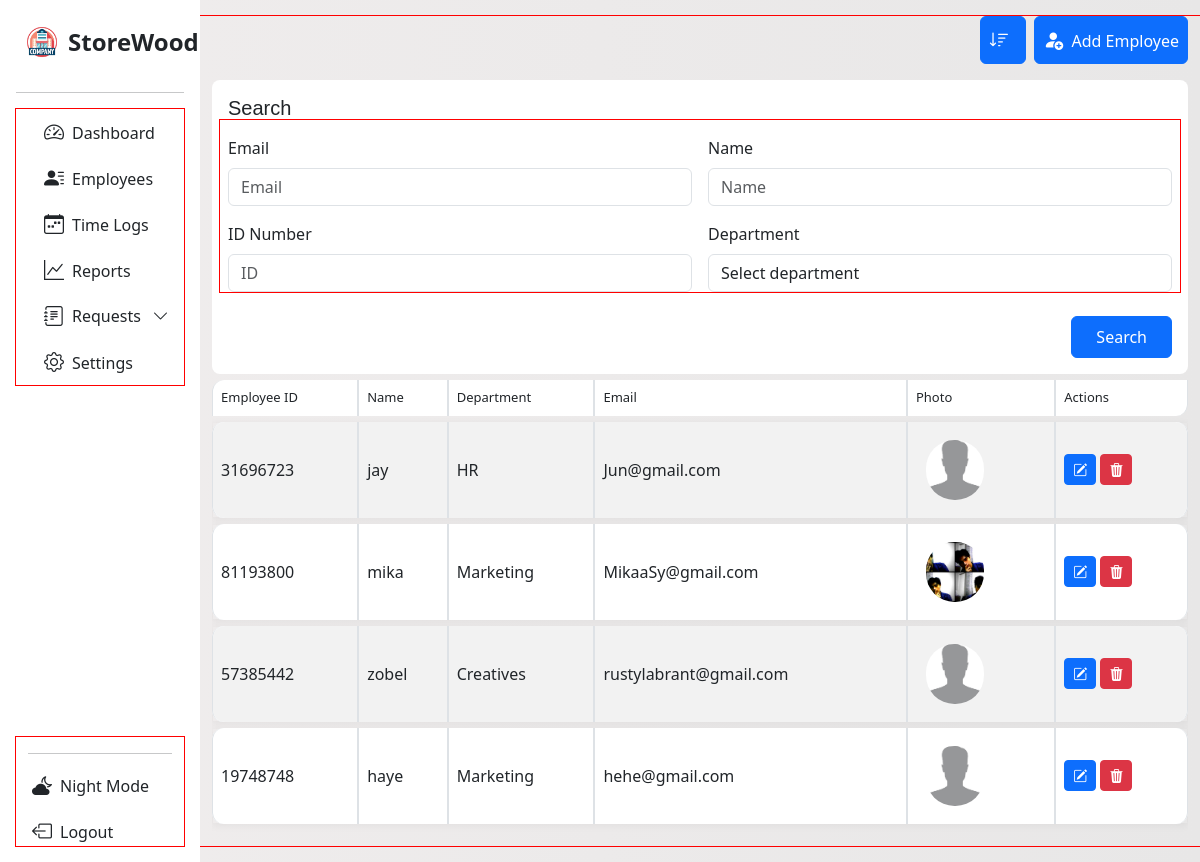
Page /search_employee on the earlier database version.
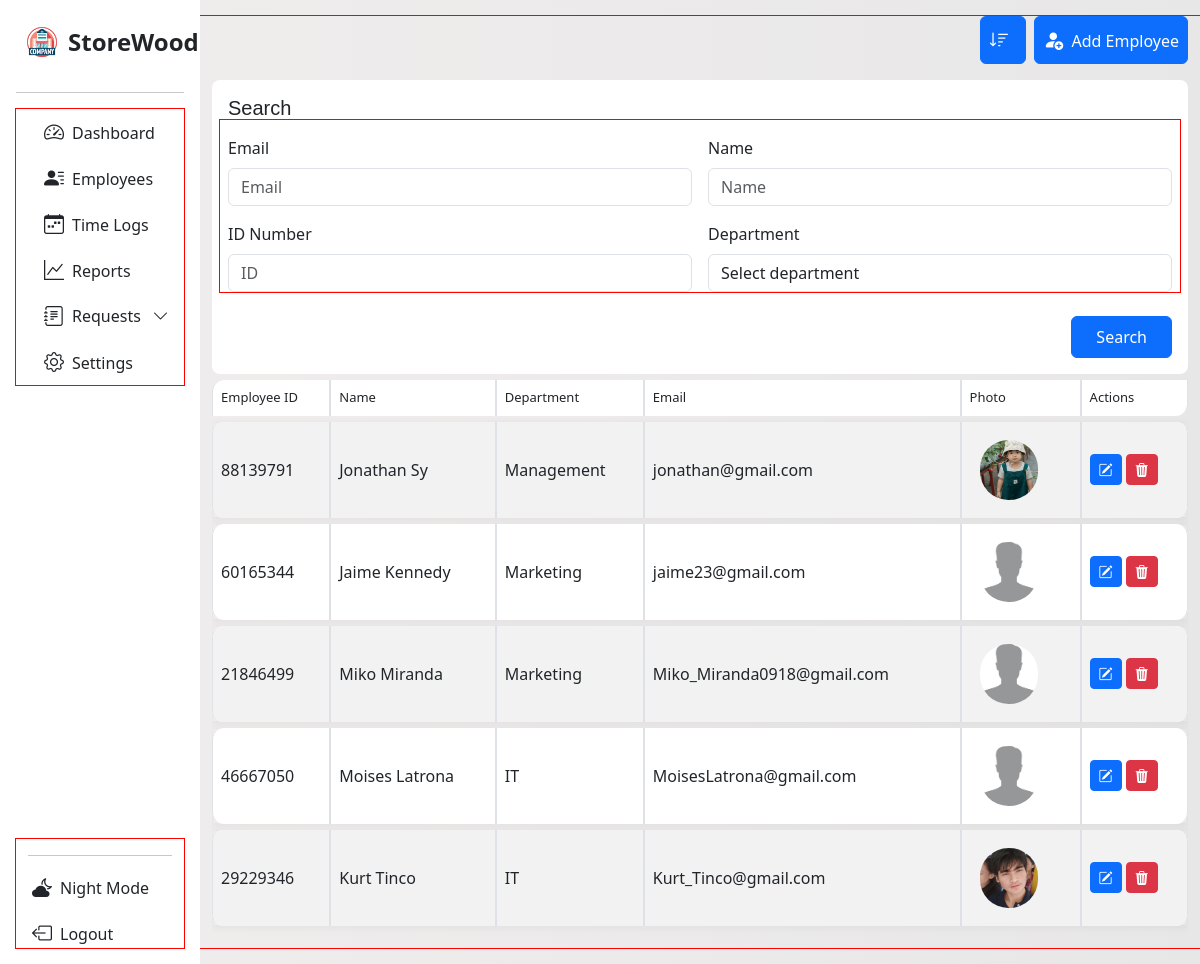
Same page on the later database version.
### tables this page shows
CREATE TABLE employee 
                            (id INTEGER PRIMARY KEY AUTOINCREMENT,
                            employee_id TEXT, name TEXT, department TEXT,
                            photo_path TEXT, time_in TEXT, email TEXT);

### main.py (the view)
@app.route('/search_employee', methods=['GET'])
def search_employee():
    iden_num = request.args.get('identification-number')
    name = request.args.get('name')
    department = request.args.get('department')
    email = request.args.get('email')
    filters = []
    values = []
    if iden_num:
        filters.append("employee_id = ?")
        values.append(iden_num)
    if name:
        filters.append("name LIKE ?")
        values.append(f"%{name}%")
    if department:
        filters.append("department = ?")
        values.append(department)
    if email:
        filters.append("email LIKE ?")
        values.append(f"%{email}%")
    where_clause = " AND ".join(filters) if filters else "1=1"
    try:
        with sqlite3.connect(db.connect_employee()) as con:
            cur = con.cursor()
            query = f"""
                SELECT employee_id, name, department, email, photo_path, id
                FROM employee
                WHERE {where_clause}
            """
            cur.execute(query, values)
            results = cur.fetchall()
            return render_template('e_manage.html', employee=results,
                       iden_num=iden_num, name=name, department=department, email=email)
    except sqlite3.Error as e:
        print("Fetch error:", e)
        results = []
    return render_template('e_manage.html', employee=results)

### database.py (called while the page is built)
    def connect_employee(self):
        return self.employee_database

### templates/e_manage.html (shortened to what this page needs)
<!DOCTYPE html>
<html lang="en">
<head>
  <link rel="stylesheet" href="{{ url_for('static', filename='dash.css') }}">
  <link rel="stylesheet" href="{{ url_for('static', filename='manage.css') }}">
  <link href="https://cdn.jsdelivr.net/npm/bootstrap-icons@1.11.3/font/bootstrap-icons.css" rel="stylesheet">
  <link href='https://unpkg.com/boxicons@2.1.4/css/boxicons.min.css' rel='stylesheet'>
  <link href="https://cdn.jsdelivr.net/npm/bootstrap@5.3.0/dist/css/bootstrap.min.css" rel="stylesheet">
</head>
<body>
<div class="container-fluid overflow-hidden">
  <div class="row vh-100 overflow-auto">
     <nav id="sidebarMenu" class="col-12 col-sm-4 col-md-3 col-lg-3 col-xl-2 bg-col px-0 position-sticky sticky-top">
  <div class="d-flex w-100 flex-column p-3 align-items-sm-start pt-4 h-100">
    <a href="/" class="d-flex align-items-center mb-3 text-dark text-decoration-none w-100 px-2">
      <img src="{{ url_for('static', filename='img/company.png') }}?v=2" alt="Logo" width="36" height="36" class="me-2">
      <span class="fs-4 fw-semibold">StoreWood</span>
    </a>
    <hr class="w-100">
    <ul class="nav nav-pills flex-column mb-auto w-100" id="menu">
      <div class="container con-li">
        <li class="nav-item">
          <a href="{{ url_for('management') }}" class="nav-link text-dark">
            <i class="bi bi-speedometer2 fs-5"></i><span class="ms-2">Dashboard</span>
          </a>
        </li>
        <li class="nav-item">
          <a class="nav-link text-dark {% if page == 'requests' %}active-page{% endif %}" href="{{ url_for('employees_management') }}">
            <i class="bi bi-person-lines-fill fs-5"></i><span class="ms-2">Employees</span>
          </a>
        </li>
        <li>
          <a href="{{ url_for('time_logs_page') }}" class="nav-link text-dark">
            <i class="bi bi-calendar-week fs-5"></i><span class="ms-2">Time Logs</span>
          </a>
        </li>
        <li>
          <a href="{{ url_for('reports_page') }}" class="nav-link text-dark">
            <i class="fs-5 bi bi-graph-up"></i><span class="ms-2">Reports</span>
          </a>
        </li>
      <li class="nav-item">
        <a class="nav-link d-flex justify-content-between align-items-center text-dark"
          data-bs-toggle="collapse" href="#requestsSubMenu"  role="button"
          aria-expanded="false" aria-controls="requestsSubMenu">
          <span class="d-flex align-items-center gap-2 flex-grow-1">
            <i class="fs-5 bi bi-journal-text"></i>
            <span class="text-truncate">Requests</span>
          </span>
          <i class="bi bi-chevron-down arrow-icon ms-2"></i>
        </a>
      </li>
        <li>
          <a href="#" class="nav-link text-dark">
            <i class="fs-5 bi bi-gear"></i><span class="ms-2">Settings</span>
          </a>
        </li>
      </div>
    </ul>
    <div class="container mt-auto">
      <hr class="w-100">
      <a href="{{ url_for('admin_login') }}" class="nav-link text-dark mt-3">
        <i class="bi bi-cloud-moon-fill fs-5 ms-1"></i><span class="ms-2">Night Mode</span>
      </a>
      <a href="{{ url_for('admin_login') }}" class="nav-link text-dark mt-3">
        <i class="bi bi-box-arrow-left fs-5 ms-1"></i><span class="ms-2">Logout</span>
      </a>
    </div>
  </div>
</nav>
<div class="col d-flex flex-column w-50">
<div class="row mb-3 mt-3">
  <div class="col-12 d-flex justify-content-end flex-wrap gap-2 gap-md-0">
       <div class="d-flex flex-row align-items-center gap-2 mb-3 flex-wrap">
      <div>
        <div class="dropdown">
          <button class="btn btn-primary p-2 pe-3" type="button" title="Dropdown" id="sortDropdown" data-bs-toggle="dropdown" aria-expanded="false">
            <i class="bi bi-sort-down fs-5"></i>
          </button>
        </div>
      </div>
      <div>
        <a href="{{ url_for('add_employee') }}">
          <button class="btn btn-primary p-2" type="button">
            <i class="bi bi-person-fill-add fs-5"></i> <span class="ms-1">Add Employee</span>
          </button>
        </a>
      </div>
    </div>
      <div class="col-12">
        <form action="{{ url_for('search_employee') }}" method="get" class="rounded-3 p-3" style="background-color: white;">
          <p class="search-txt h5 mb-3">Search</p>
          <div class="row g-3">
            <div class="col-md-6">
              <label for="e-email" class="form-label">Email</label>
              <input name="email" value="{{ email or '' }}" type="email" id="e-email" class="form-control" placeholder="Email">
            </div>
            <div class="col-md-6">
              <label for="e-name" class="form-label">Name</label>
              <input name="name" value="{{ name or '' }}" type="text" id="e-name" class="form-control" placeholder="Name">
            </div>
            <div class="col-md-6">
              <label for="e-id" class="form-label">ID Number</label>
              <input name="identification-number" value="{{ iden_num or '' }}" type="text" id="e-id" class="form-control" placeholder="ID">
            </div>
            <div class="col-md-6">
              <label for="e-dept" class="form-label">Department</label>
              <select id="e-dept" class="form-control" name="department">
                <option selected disabled>Select department</option>
              </select>
            </div>
          </div>
          <div class="d-flex justify-content-end mt-4">
            <button type="submit" class="btn btn-primary px-4 py-2">Search</button>
          </div>
        </form>
      </div>
  <div class="col-12">
    <div class="table-responsive">
      <table class="table table-striped table-bordered custom-table">
        <thead class="head">
          <tr>
            <th>Employee ID</th>
            <th>Name</th>
            <th>Department</th>
            <th>Email</th>
            <th>Photo</th>
            <th>Actions</th>
          </tr>
        </thead>
        <tbody>
          {% if employee %}
            {% for emp in employee %}
              <tr>
                <td>{{ emp[0] }}</td>
                <td>{{ emp[1] }}</td>
                <td>{{ emp[2] }}</td>
                <td>{{ emp[3] }}</td>
                <td>
                  {% if emp[4] %}
                    <img class="employee-photos" src="{{ url_for('static', filename=emp[4]) }}" width="100" alt="Employee Photo">
                  {% endif %}
                </td>
                <td>
                  <a href="{{ url_for('edit_employees_profile', id=emp[5]) }}" class="btn btn-primary btn-sm"><i class="bi bi-pencil-square"></i></a>
                  <a href="{{ url_for('delete_employee_profile', id=emp[5]) }}" class="btn btn-danger btn-sm"><i class="bi bi-trash3-fill"></i></a>
                </td>
              </tr>
            {% endfor %}
          {% else %}
            <tr>
              <td colspan="6" class="text-center">No employee found.</td>
            </tr>
          {% endif %}
        </tbody>
      </table>
    </div>
  </div>
</div>
    </div>
  </div>
</div>
</body>
</html>

### static/dash.css (style rules this page uses)
* { scrollbar-width: none; }
body { background: linear-gradient(to right, #f0eded, #e8e7e7); overflow: hidden; scrollbar-width: none; height: 100%; }
*, *::before, *::after { box-sizing: border-box; }
.bg-col { background-color: rgb(255, 255, 255) !important; }
.dropdown { width: 100%; z-index: 100; }
.custom-table { border-collapse: separate !important; border-spacing: 0 6px; height: 30px; border-radius: 10px; overflow-y: scroll; }
.custom-table tbody tr td, .custom-table tbody tr th { height: 70px; vertical-align: middle; }
.custom-table tbody tr { background-color: #fff; box-shadow: 0 2px 8px rgba(0, 0, 0, 0.05); }
.custom-table tbody tr td:first-child, .custom-table tbody tr th:first-child { border-top-left-radius: 12px; border-bottom-left-radius: 12px; }
.custom-table tbody tr td:last-child { border-top-right-radius: 12px; border-bottom-right-radius: 12px; }
.custom-table thead th:first-child { border-top-left-radius: 12px; }
.custom-table thead th:last-child { border-bottom-right-radius: 12px; }
thead.head th { font-size: small; font-weight: 500; }
.bg-col { background-color: white; }
.bg-col ul li { min-width: 140px; max-width: 100%; width: auto; }
#sidebarMenu { height: 100vh; overflow-y: scroll; overflow-x: hidden; position: sticky; top: 0; scrollbar-width: none; -ms-overflow-style: none; }
main, .container, .row, .col { outline: 1px solid red; }
.search-txt { font-weight: 400; font-family: 'Gill Sans', 'Gill Sans MT', Calibri, 'Trebuchet MS', sans-serif; }
#sortDropdown i { font-size: 20px; }
.arrow-icon { transition: transform 0.3s ease; display: inline-block; position: relative; width: 1.2em; text-align: center; }
.arrow-icon::before { content: ''; display: inline-block; width: 0; }

### static/manage.css (style rules this page uses)
.employee-photos { padding: 10px; width: 4.9rem; height: 5rem; border-radius: 2.4em; object-fit: cover; }

Differences in the rows shown:
removed employee: employee "31696723", name "jay", department "HR", email "Jun@gmail.com", photo_path (placeholder picture)
removed employee: employee "81193800", name "mika", department "Marketing", email "MikaaSy@gmail.com", photo_path (picture)
removed employee: employee "57385442", name "zobel", department "Creatives", email "rustylabrant@gmail.com", photo_path (placeholder picture)
removed employee: employee "19748748", name "haye", department "Marketing", email "hehe@gmail.com", photo_path (placeholder picture)
added employee: employee "88139791", name "Jonathan Sy", department "Management", email "jonathan@gmail.com", photo_path (picture)
added employee: employee "60165344", name "Jaime Kennedy", department "Marketing", email "jaime23@gmail.com", photo_path (placeholder picture)
added employee: employee "21846499", name "Miko Miranda", department "Marketing", email "Miko_Miranda0918@gmail.com", photo_path (placeholder picture)
added employee: employee "46667050", name "Moises Latrona", department "IT", email "MoisesLatrona@gmail.com", photo_path (placeholder picture)
added employee: employee "29229346", name "Kurt Tinco", department "IT", email "Kurt_Tinco@gmail.com", photo_path (picture)
